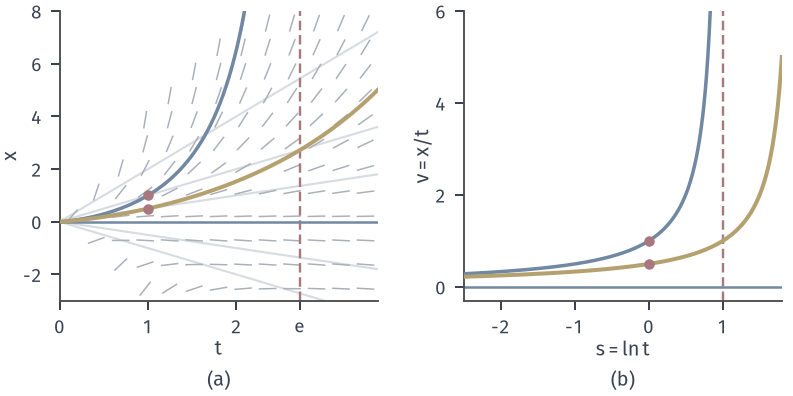

Write Python code to recreate this figure.
from pathlib import Path
import sys
sys.path.insert(0, str(Path(__file__).resolve().parents[1]/"ivp-common"))
from ivp_common import *
HERE = Path(__file__).resolve().parent

# 目标：齐次型方程 x'=x/t+x^2/t^2：射线上斜率相同；代换 v=x/t 与 s=ln t 后化成 dv/ds=v^2。
fig, axes = figure(width_mm=112, height_mm=56, ncols=2)
panel(fig, .075, .985, .97, .24, .27)
a, b = axes
a.set_xlim(0, 3.6); a.set_ylim(-3, 8); a.set_xticks([0, 1, 2, np.e]); a.set_xticklabels(['0', '1', '2', '$\\mathrm{e}$']); a.set_yticks([-2, 0, 2, 4, 6, 8])
f = lambda t, x: x/t + x**2/t**2
for v in (-1, -.5, .5, 1, 2):
    a.plot([0, 3.6], [0, 3.6*v], color=GRID, lw=.85, zorder=0)
slope_field(a, f, nt=13, nx=12, length_mm=2.5, skip=lambda t, x: x/t > 4 or x/t < -3)
t = np.linspace(.01, np.e - 2e-3, 800)
a.plot(t, t/(1 - np.log(t)), color=BLUE, lw=1.4, zorder=3)
t = np.linspace(.01, 3.6, 800)
a.plot(t, t/(2 - np.log(t)), color=YELLOW, lw=1.6, zorder=3)
a.plot(t, 0*t, color=BLUE, lw=1, zorder=2)
a.axvline(np.e, color=RED, lw=.95, ls=(0, (4, 2)), zorder=1)
dot(a, 1, 1); dot(a, 1, .5)
a.set_xlabel('$t$', labelpad=1); a.set_ylabel('$x$', labelpad=1)
s = np.linspace(-2.5, 1 - 2e-3, 800); b.plot(s, 1/(1 - s), color=BLUE, lw=1.4, zorder=3)
s = np.linspace(-2.5, 1.8, 800); b.plot(s, 1/(2 - s), color=YELLOW, lw=1.6, zorder=3)
b.plot([-2.5, 1.8], [0, 0], color=BLUE, lw=1, zorder=2)
b.axvline(1, color=RED, lw=.95, ls=(0, (4, 2)), zorder=1)
dot(b, 0, 1); dot(b, 0, .5)
b.set_xlim(-2.5, 1.8); b.set_ylim(-.3, 6); b.set_xticks([-2, -1, 0, 1]); b.set_yticks([0, 2, 4, 6]); b.set_xlabel('$s=\\ln t$', labelpad=1); b.set_ylabel('$v=x/t$', labelpad=1)
tags(fig, axes)
save(fig, HERE, 'figure', {'formula': "x'=x/t+x^2/t^2", 'initial': 'x(1)=1 and x(1)=0.5', 'blowup': float(np.e)})
